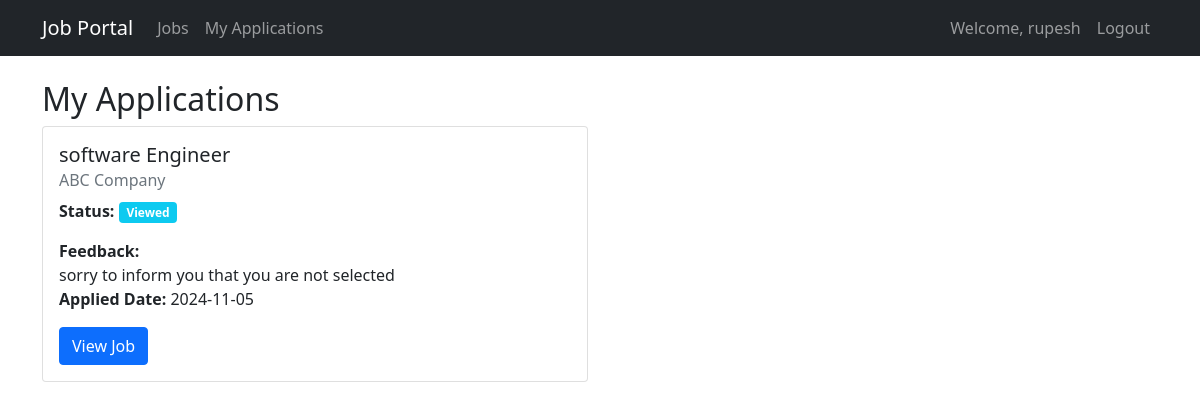
Screenshot of /my-applications (signed in) with the database file from the repository.
### app/models.py (models this page shows, shortened)
class User(UserMixin, db.Model):
    id = db.Column(db.Integer, primary_key=True)
    username = db.Column(db.String(64), unique=True, nullable=False)
    email = db.Column(db.String(120), unique=True, nullable=False)
    password_hash = db.Column(db.String(128))
    is_employer = db.Column(db.Boolean, default=False)
    jobs = db.relationship('Job', backref='employer', lazy=True)
    applications = db.relationship('Application', backref='applicant', lazy=True)

class Application(db.Model):
    id = db.Column(db.Integer, primary_key=True)
    job_id = db.Column(db.Integer, db.ForeignKey('job.id'), nullable=False)
    user_id = db.Column(db.Integer, db.ForeignKey('user.id'), nullable=False)
    resume = db.Column(db.Text, nullable=False)
    cover_letter = db.Column(db.Text)
    status = db.Column(db.String(20), default='pending')
    applied_date = db.Column(db.DateTime, default=datetime.utcnow)
    feedback = db.Column(db.Text)# Add feedback field for employers

class Job(db.Model):
    id = db.Column(db.Integer, primary_key=True)
    title = db.Column(db.String(100), nullable=False)
    description = db.Column(db.Text, nullable=False)
    company = db.Column(db.String(100), nullable=False)
    location = db.Column(db.String(100), nullable=False)
    salary = db.Column(db.String(50))
    requirements = db.Column(db.Text)
    posted_date = db.Column(db.DateTime, default=datetime.utcnow)
    employer_id = db.Column(db.Integer, db.ForeignKey('user.id'), nullable=False)
    applications = db.relationship('Application', backref='job', lazy=True)

### app/routes.py (the view)
@jobs.route('/my-applications')
@login_required
def my_applications():
    applications = Application.query.filter_by(user_id=current_user.id).all()
    return render_template('applications.html', applications=applications)

### app/models.py (called while the page is built)
@login_manager.user_loader
def load_user(id):
    return User.query.get(int(id))

### app/templates/applications.html
{% extends "base.html" %} {% block content %}
<h2>My Applications</h2>
{% if applications %}
<div class="row">
  {% for application in applications %}
  <div class="col-md-6 mb-4">
    <div class="card">
      <div class="card-body">
        <h5 class="card-title">{{ application.job.title }}</h5>
        <h6 class="card-subtitle mb-2 text-muted">
          {{ application.job.company }}
        </h6>
        <p class="card-text">
          <strong>Status:</strong>
          <span
            class="badge bg-{{ 'success' if application.status == 'selected'
                                else 'danger' if application.status == 'rejected'
                                else 'info' if application.status == 'viewed'
                                else 'warning' }}"
          >
            {{ application.status.title() }}
          </span>
        </p>
        {% if application.feedback %}
        <div class="mt-3">
          <strong>Feedback:</strong>
          <p class="card-text">{{ application.feedback }}</p>
        </div>
        {% endif %}
        <p class="card-text">
          <strong>Applied Date:</strong> {{
          application.applied_date.strftime('%Y-%m-%d') }}
        </p>
        <a
          href="{{ url_for('jobs.job_detail', job_id=application.job.id) }}"
          class="btn btn-primary"
          >View Job</a
        >
      </div>
    </div>
  </div>
  {% endfor %}
</div>
{% else %}
<div class="alert alert-info">You haven't applied to any jobs yet.</div>
{% endif %} {% endblock %}

### app/templates/base.html (shortened to what this page needs)
<!DOCTYPE html>
<html lang="en">
<head>
    <link href="https://cdn.jsdelivr.net/npm/bootstrap@5.1.3/dist/css/bootstrap.min.css" rel="stylesheet">
</head>
<body>
    <nav class="navbar navbar-expand-lg navbar-dark bg-dark">
        <div class="container">
            <a class="navbar-brand" href="{{ url_for('main.home') }}">Job Portal</a>
            <div class="collapse navbar-collapse" id="navbarNav">
                <ul class="navbar-nav me-auto">
                    <li class="nav-item">
                        <a class="nav-link" href="{{ url_for('jobs.job_list') }}">Jobs</a>
                    </li>
                    {% if current_user.is_authenticated %}
                        {% if current_user.is_employer %}
                            <li class="nav-item">
                                <a class="nav-link" href="{{ url_for('jobs.post_job') }}">Post Job</a>
                            </li>
                            <li class="nav-item">
                                <a class="nav-link" href="{{ url_for('jobs.manage_applications') }}">Manage Applications</a>
                            </li>
                        {% else %}
                            <li class="nav-item">
                                <a class="nav-link" href="{{ url_for('jobs.my_applications') }}">My Applications</a>
                            </li>
                        {% endif %}
                    {% endif %}
                </ul>
                <ul class="navbar-nav">
                    {% if current_user.is_authenticated %}
                        <li class="nav-item">
                            <span class="nav-link">Welcome, {{ current_user.username }}</span>
                        </li>
                        <li class="nav-item">
                            <a class="nav-link" href="{{ url_for('auth.logout') }}">Logout</a>
                        </li>
                    {% endif %}
                </ul>
            </div>
        </div>
    </nav>
    <div class="container mt-4">
        {% block content %}{% endblock %}
    </div>
</body>
</html>

### rows the page displays
User: username "rupesh"
Application: job "software Engineer", job.company "ABC Company", status "Viewed", feedback "sorry to inform you that you are not selected", applied_date "2024-11-05"
